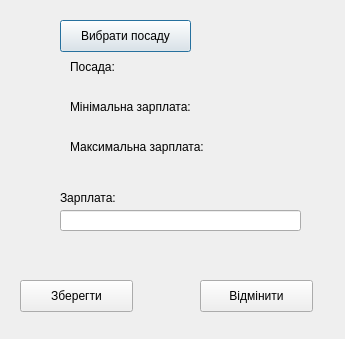
<?xml version="1.0" encoding="UTF-8"?>
<ui version="4.0">
 <class>ChangePerson</class>
 <widget class="QDialog" name="ChangePerson">
  <property name="geometry">
   <rect>
    <x>0</x>
    <y>0</y>
    <width>345</width>
    <height>339</height>
   </rect>
  </property>
  <property name="windowTitle">
   <string>Dialog</string>
  </property>
  <widget class="QLabel" name="label_18">
   <property name="geometry">
    <rect>
     <x>70</x>
     <y>100</y>
     <width>251</width>
     <height>31</height>
    </rect>
   </property>
   <property name="text">
    <string>Мінімальна зарплата:</string>
   </property>
   <property name="scaledContents">
    <bool>false</bool>
   </property>
   <property name="alignment">
    <set>Qt::AlignLeading|Qt::AlignLeft|Qt::AlignTop</set>
   </property>
   <property name="wordWrap">
    <bool>true</bool>
   </property>
  </widget>
  <widget class="QLineEdit" name="personSalary">
   <property name="geometry">
    <rect>
     <x>60</x>
     <y>210</y>
     <width>241</width>
     <height>21</height>
    </rect>
   </property>
   <property name="inputMask">
    <string/>
   </property>
  </widget>
  <widget class="QPushButton" name="personChoosePost">
   <property name="geometry">
    <rect>
     <x>60</x>
     <y>20</y>
     <width>131</width>
     <height>32</height>
    </rect>
   </property>
   <property name="text">
    <string>Вибрати посаду</string>
   </property>
  </widget>
  <widget class="QLabel" name="label_17">
   <property name="geometry">
    <rect>
     <x>70</x>
     <y>60</y>
     <width>251</width>
     <height>31</height>
    </rect>
   </property>
   <property name="text">
    <string>Посада:</string>
   </property>
   <property name="scaledContents">
    <bool>false</bool>
   </property>
   <property name="alignment">
    <set>Qt::AlignLeading|Qt::AlignLeft|Qt::AlignTop</set>
   </property>
   <property name="wordWrap">
    <bool>true</bool>
   </property>
  </widget>
  <widget class="QLabel" name="label_13">
   <property name="geometry">
    <rect>
     <x>60</x>
     <y>190</y>
     <width>161</width>
     <height>16</height>
    </rect>
   </property>
   <property name="text">
    <string>Зарплата:</string>
   </property>
  </widget>
  <widget class="QPushButton" name="addPerson">
   <property name="geometry">
    <rect>
     <x>20</x>
     <y>280</y>
     <width>113</width>
     <height>32</height>
    </rect>
   </property>
   <property name="text">
    <string>Зберегти</string>
   </property>
  </widget>
  <widget class="QLabel" name="label_19">
   <property name="geometry">
    <rect>
     <x>70</x>
     <y>140</y>
     <width>251</width>
     <height>31</height>
    </rect>
   </property>
   <property name="text">
    <string>Максимальна зарплата:</string>
   </property>
   <property name="scaledContents">
    <bool>false</bool>
   </property>
   <property name="alignment">
    <set>Qt::AlignLeading|Qt::AlignLeft|Qt::AlignTop</set>
   </property>
   <property name="wordWrap">
    <bool>true</bool>
   </property>
  </widget>
  <widget class="QPushButton" name="closePost">
   <property name="geometry">
    <rect>
     <x>200</x>
     <y>280</y>
     <width>113</width>
     <height>32</height>
    </rect>
   </property>
   <property name="text">
    <string>Відмінити</string>
   </property>
  </widget>
 </widget>
 <resources/>
 <connections/>
</ui>
